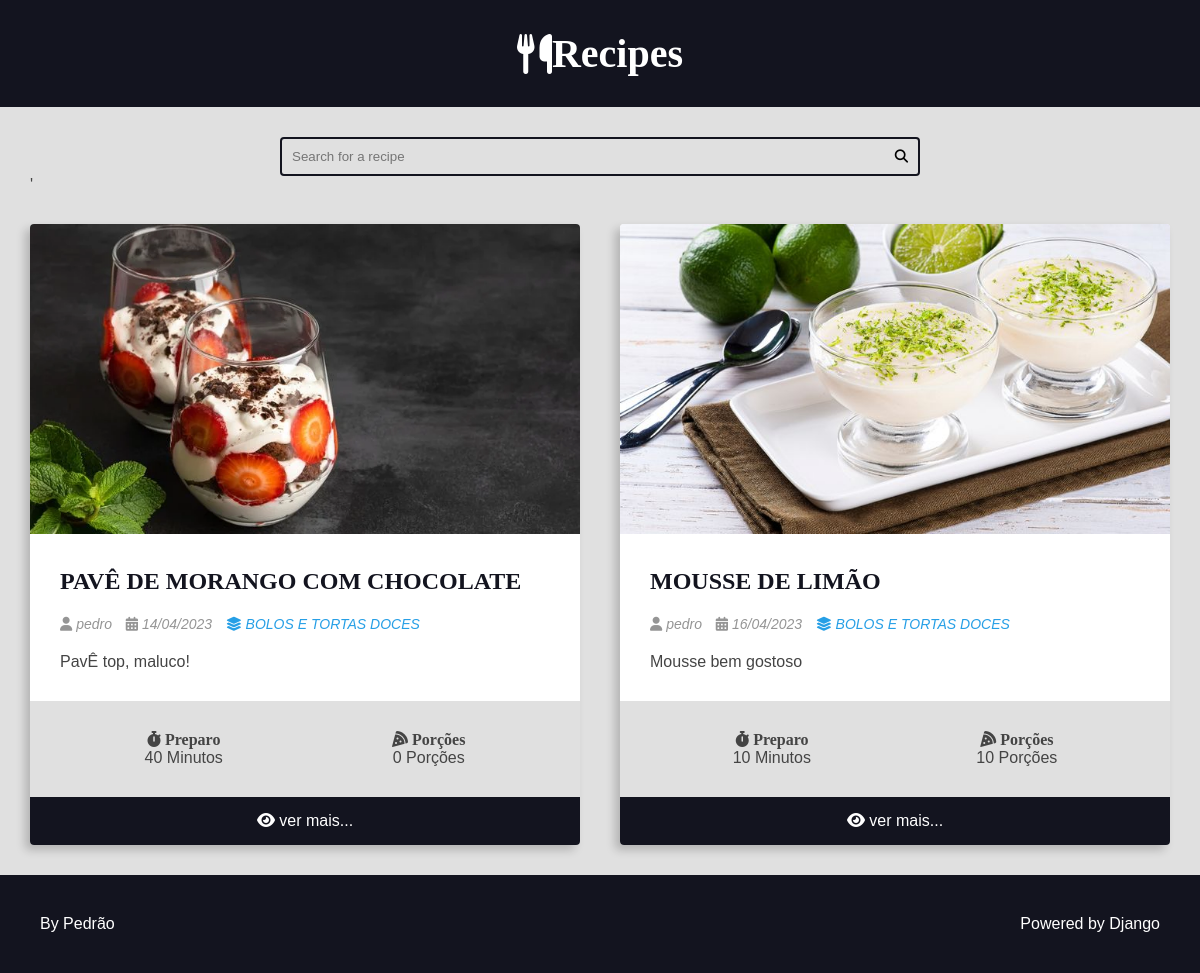
/recipes/category/5/, run on an earlier commit of the app's database.
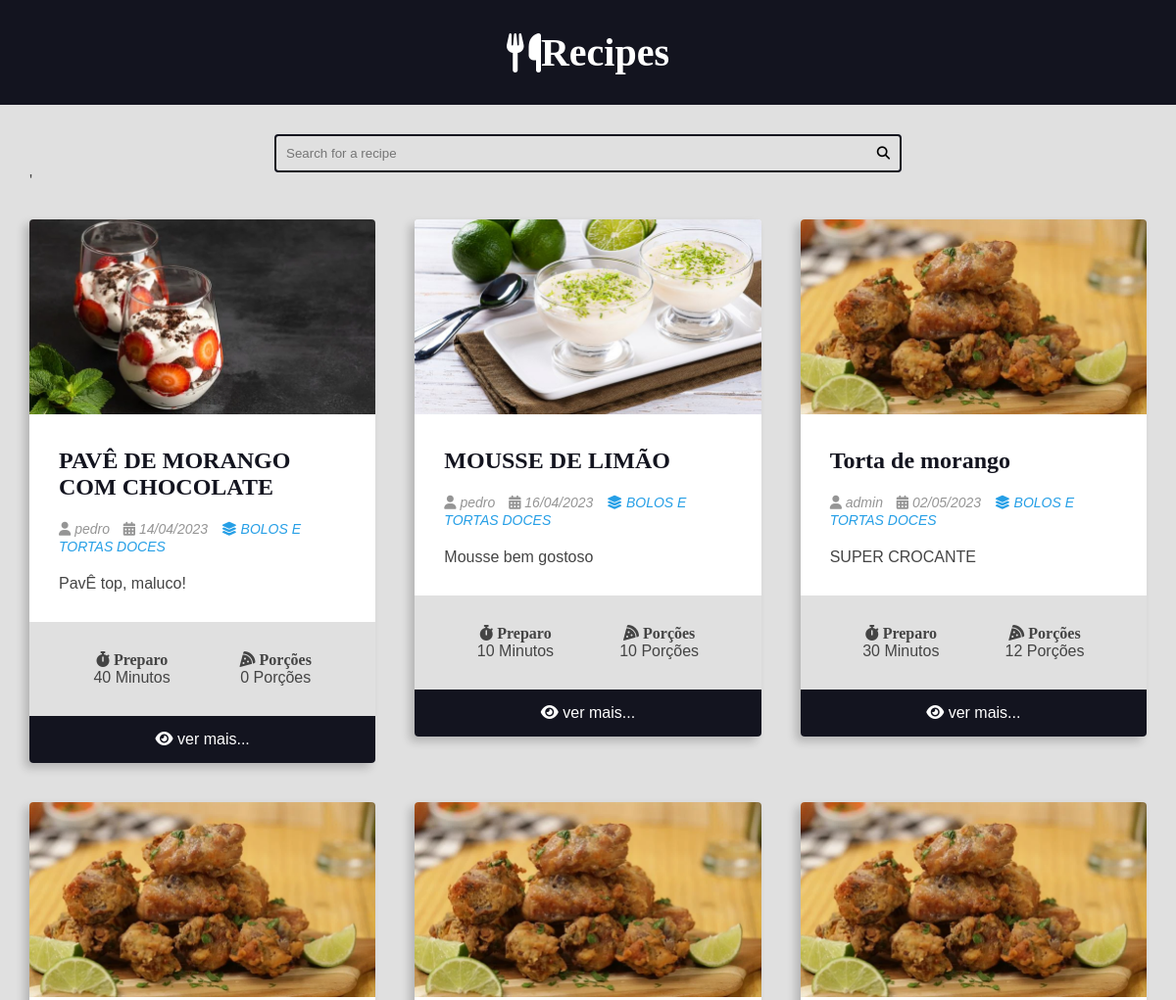
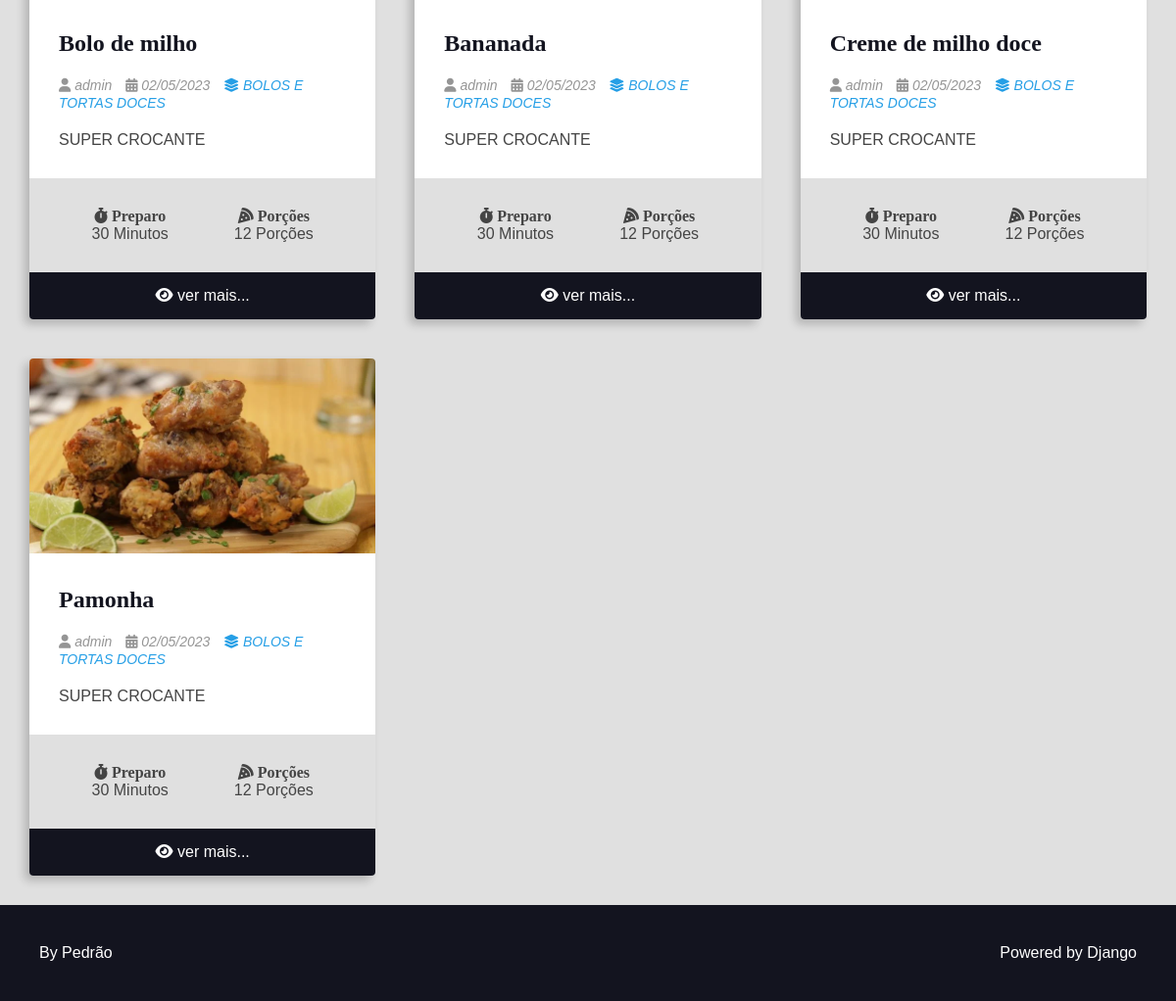
And on a later commit of the database (2 pictures, top to bottom).
### recipes/models.py (models this page shows, shortened)
class Recipe(models.Model):
    title = models.CharField(max_length=65)
    description = models.CharField(max_length=165)
    slug = models.SlugField(unique=True)
    preparation_time = models.IntegerField()
    preparation_time_unit = models.CharField(max_length=65)
    servings = models.IntegerField()
    servings_unit = models.CharField(max_length=65)
    preparation_steps = models.TextField()
    prepare_stes_is_html = models.BooleanField(default=False)
    created_at = models.DateField(auto_now_add=True)
    updated_at = models.DateField(auto_now=True)
    is_published = models.BooleanField(default=False)
    cover = models.ImageField(upload_to='recipes/cover/%Y/%m/%d', blank=True, default='')  # noqa: E501
    category = models.ForeignKey(Category, on_delete=models.SET_NULL, null=True, blank=True, default=None)  # noqa: E501
    author = models.ForeignKey(User, on_delete=models.SET_NULL, null=True)

class Category(models.Model):
    title = models.CharField(max_length=65)
    def __str__(self):
        return self.title

### recipes/views.py (the view)
# urls.py: path('recipes/category/<int:category_id>/', category, name='category'),
def category(request, category_id):
    recipe = get_list_or_404(Recipe, category__id=category_id, is_published=True)  # noqa: E501
    return render(request, 'category.html', context={
        'recipes': recipe,
        'title': f'CATEGORY | {recipe[0].category.title}'
        })

### recipes/templates/category.html (shortened to what this page needs)
{% extends 'base.html' %}
{% block content %}
    {% include "search.html" %}
    <main class="main-content-container">
        <div class="main-content main-content-list container">
            {% for recipe in recipes %}
                {% include "card.html" %}
            {% endfor %}
        </div>
    </main>
{% endblock content %}

### recipes/templates/base.html (shortened to what this page needs)
<!DOCTYPE html>
{% load static %}
<html lang="pt-br">
<head>
    <link rel="stylesheet" href="https://cdnjs.cloudflare.com/ajax/libs/font-awesome/6.4.0/css/all.min.css" />
    <link rel="stylesheet" href="{% static 'css/styles.css' %}">
</head>
<body>
    <header class="main-header-container">
        <div class="main-header container">
            <h1>
                <a class="main-logo" href="{% url 'recipes:home' %}">
                    <i class="fa-sharp fa-solid fa-utensils"></i>
                    <span class="main-logo-text">Recipes</span>
                </a>
            </h1>
        </div>
    </header>
    {% block content %}
    {% endblock content %}
    <footer class="main-footer">
        <div class="developer">
          <a href="" target="_blank" rel="noreferrer noopener">By Pedrão</a>
        </div>
        <div class="powered">
          <a href="" target="_blank" rel="noreferrer noopener">Powered by Django</a>
        </div>
      </footer>
</body>
</html>

### recipes/templates/search.html (shortened to what this page needs)
<div class="search-container">
    <div class="container">
        <form action=" {% url 'recipes:search' %} " class="search-form" method='GET' >
            <input type="search" class="search-input" name="q" value="{{ search_term }}" required placeholder="Search for a recipe">
            <button type="submit" class="search-button">
                <i class="fas fa-search"></i>
            </button>
        </form>
'</div>

### recipes/templates/card.html
<div class="recipe recipe-list-item">
    {% if recipe.cover %}
        <div class="recipe-cover">
            <a href=" {% url 'recipes:recipe' recipe.id %}">
                <img src="{{ recipe.cover.url }}" alt="Temporário">
            </a>
        </div>
    {% endif %}
    <div class="recipe-title-container">
        <h2 class="recipe-title">
            <a href="{% url 'recipes:recipe' recipe.id %}">
                {{ recipe.title }}
            </a>
        </h2>
    </div>
    <div class="recipe-author">
        <span class="recipe-author-item">
            <i class="fas fa-user"></i>
            {% if recipe.author is not None %}
                {% if recipe.author.firstname %}
                    {{ recipe.author.first_name }} {{recipe.author.last_name}}
                {% else %}
                    {{recipe.author.username}}
                {% endif %}
            {% else %}
                    Desconhecido
            {% endif %}
        </span>
        <span class="recipe-author-item">
            <i class="fas fa-calendar-alt"></i>
            {{ recipe.created_at|date:"d/m/Y" }}
        </span>
        {% if recipe.category is not None %}
            <span class="recipe-author-item">
                <a href="{% url 'recipes:category' recipe.category.id %}">
                    <i class="fas fa-layer-group"></i>
                    <span>{{recipe.category}}</span>
                </a>
            </span>
        {% endif %}
    </div>
    <div class="recipe-content">
        <p>{{ recipe.description}}</p>
    </div>
    <div class="recipe-meta-container">
        <div class="recipe-meta recipe-preparation">
            <h3 class="recipe-meta-title"><i class="fas fa-stopwatch"></i> Preparo</h3>
            <div class="recipe-meta-text">
                {{recipe.preparation_time }} Minutos
            </div>
        </div>
        <div class="recipe-meta recipe-servings">
            <h3 class="recipe-meta-title"><i class="fas fa-pizza-slice"></i> Porções</h3>
            <div class="recipe-meta-text">
                {{ recipe.servings }} Porções
            </div>
        </div>
    </div>
    <footer class="recipe-footer">
        <a class="recipe-read-more button button-dark button-full-width" href=" {% url 'recipes:recipe' recipe.id %}">
            <i class="fas fa-eye"></i>
            <span>ver mais...</span>
        </a>
    </footer>
</div>

### recipes/static/css/styles.css (style rules this page uses)
:root { --color-primary: #269fe6; --color-primary-hover: #2086c2; --color-primary-dark: #13141f; --color-primary-dark-hover: #212336; --color-primary-light: #d4ecfa; --color-primary-light-hover: #bdd8e7; --color-white: #fff; --color-black: #000; --color-dark-text: #444; --color-info-light: #cce5ff; --color-debug-light: #cce5ff; --color-success-light: #d4edda; --color-alert-light: #fff3cd; --color-warning-light: #fff3cd; --color-error-light: #f8d7da; --color-info-dark: #4d86c4; --color-debug-dark: #4d86c4; --color-success-dark: #4a9c5d; --color-alert-dark: #927f40; --color-warning-dark: #927f40; --color-error-dark: #da525d; --color-gray-0: #f9f9f9; --color-gray-1: #e0e0e0; --color-gray-2: #c7c7c7; --color-gray-3: #aeaeae; --color-gray-4: #959595; --color-gray-5: #7d7d7d; --color-gray-6: #646464; --color-gray-7: #4b4b4b; --color-gray-8: #323232; --color-gray-9: #191919; --font-primary: sans-serif; --font-headings: 'Roboto Slab', serif; --spacing-gutter-medium: 3rem; --spacing-gutter-large: 4rem; }
* { padding: 0; margin: 0; box-sizing: border-box; }
html { font-size: 62.5%; }
body { font-size: 1.6rem; font-family: var(--font-primary); background: var(--color-gray-1); color: var(--color-dark-text); }
h1, h2, h3, h4, h5, h6 { font-family: var(--font-headings); }
img { max-width: 100%; }
a { color: var(--color-primary); text-decoration: none; }
.container { max-width: 144rem; margin: 0 auto; padding: var(--spacing-gutter-medium); }
.main-header-container { background: var(--color-primary-dark); }
.main-logo { font-size: 4rem; color: var(--color-white); text-decoration: none; display: flex; flex-flow: row nowrap; align-items: center; justify-content: center; width: fit-content; margin: 0 auto; }
.search-form { border: 0.2rem solid var(--color-primary-dark); max-width: 64rem; margin: 0 auto; border-radius: 0.4rem; position: relative; transition: all 300ms ease-in-out; }
.search-input, .search-button { border: none; background: none; outline: none; padding: 1rem; transition: all 300ms ease-in-out; }
.search-input { width: 100%; padding-right: 3rem; }
.search-button { position: absolute; top: 0; right: 0; }
.main-content { padding-top: 0; }
.main-content-list { display: grid; grid-template-columns: repeat(auto-fit, minmax(340px, 1fr)); gap: var(--spacing-gutter-large); }
.recipe { background: var(--color-white); box-shadow: -5px 5px 10px rgba(0, 0, 0, 0.2); transform: scale(1); transition: all 300ms ease-in-out; border-radius: 0.4rem; overflow: hidden; }
.recipe img { max-width: 100%; }
.recipe-list-item { max-width: 64rem; height: fit-content; }
.recipe-title-container { padding: var(--spacing-gutter-medium); padding-bottom: 2rem; }
.recipe-title-container a { text-decoration: none; color: var(--color-primary-dark); }
.recipe-author { padding: 0 var(--spacing-gutter-medium); }
.recipe-content { padding: var(--spacing-gutter-medium); padding-top: 2rem; }
.recipe-author-item { color: var(--color-gray-4); margin-right: 1rem; font-style: italic; font-size: 1.4rem; }
.recipe-author a { color: var(--color-primary); transition: all 300ms ease-in-out; text-decoration: none; }
.recipe-meta-container { display: flex; flex-flow: row wrap; padding: var(--spacing-gutter-medium); background: var(--color-gray-1); }
.recipe-meta { display: flex; flex-flow: column nowrap; flex-shrink: 1; flex-grow: 1; text-align: center; }
.recipe-meta-title { font-size: 1.6rem; }
.recipe-footer a { background: var(--color-primary-dark); display: block; color: var(--color-white); text-decoration: none; text-align: center; padding: 1.5rem var(--spacing-gutter-medium); transition: all 300ms ease-in-out; }
.main-footer { display: flex; align-items: center; justify-content: space-between; background: var(--color-primary-dark); color: var(--color-white); padding: var(--spacing-gutter-large); }
.main-footer a { color: var(--color-white); text-decoration: none; transition: all 300ms ease-in-out; }

What changed in the data, as far as the page shows it:
added Recipe: cover (picture), title "Torta de morango", author.username "admin", created_at "02/05/2023", category "BOLOS E TORTAS DOCES", description "SUPER CROCANTE", preparation_time "30", servings "12"
added Recipe: cover (picture), title "Bolo de milho", author.username "admin", created_at "02/05/2023", category "BOLOS E TORTAS DOCES", description "SUPER CROCANTE", preparation_time "30", servings "12"
added Recipe: cover (picture), title "Bananada", author.username "admin", created_at "02/05/2023", category "BOLOS E TORTAS DOCES", description "SUPER CROCANTE", preparation_time "30", servings "12"
added Recipe: cover (picture), title "Creme de milho doce", author.username "admin", created_at "02/05/2023", category "BOLOS E TORTAS DOCES", description "SUPER CROCANTE", preparation_time "30", servings "12"
added Recipe: cover (picture), title "Pamonha", author.username "admin", created_at "02/05/2023", category "BOLOS E TORTAS DOCES", description "SUPER CROCANTE", preparation_time "30", servings "12"
